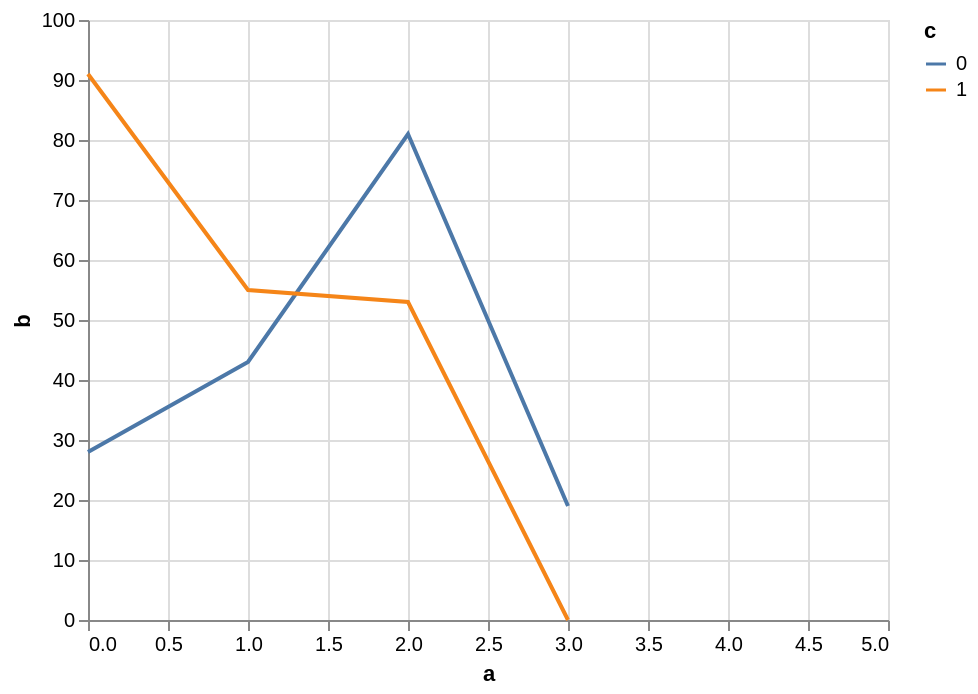

Write the Vega-Lite specification saved for this chart.
### Vega specification from a JSON file in a GitHub repository (floating-point values rounded to 4 significant figures)
{"$schema": "https://vega.github.io/schema/vega/v5.json", "background": "white", "padding": 5, "width": 400, "height": 300, "style": "cell", "data": [{"name": "source_0", "values": [{"a": 0, "b": 28, "c": 0}, {"a": 0, "b": 91, "c": 1}, {"a": 1, "b": 43, "c": 0}, {"a": 1, "b": 55, "c": 1}, {"a": 2, "b": 81, "c": 0}, {"a": 2, "b": 53, "c": 1}, {"a": 3, "b": 19, "c": 0}]}, {"name": "data_0", "source": "source_0", "transform": [{"type": "formula", "expr": "toNumber(datum[\"a\"])", "as": "a"}, {"type": "impute", "field": "b", "key": "a", "method": "value", "groupby": ["c"], "value": 0}]}], "marks": [{"name": "pathgroup", "type": "group", "from": {"facet": {"name": "faceted_path_main", "data": "data_0", "groupby": ["c"]}}, "encode": {"update": {"width": {"field": {"group": "width"}}, "height": {"field": {"group": "height"}}}}, "marks": [{"name": "marks", "type": "line", "style": ["line"], "sort": {"field": "x"}, "from": {"data": "faceted_path_main"}, "encode": {"update": {"stroke": {"scale": "color", "field": "c"}, "description": {"signal": "\"a: \" + (format(datum[\"a\"], \"\")) + \"; b: \" + (format(datum[\"b\"], \"\")) + \"; c: \" + (isValid(datum[\"c\"]) ? datum[\"c\"] : \"\"+datum[\"c\"])"}, "x": {"scale": "x", "field": "a"}, "y": {"scale": "y", "field": "b"}, "defined": {"signal": "isValid(datum[\"a\"]) && isFinite(+datum[\"a\"]) && isValid(datum[\"b\"]) && isFinite(+datum[\"b\"])"}}}}]}], "scales": [{"name": "x", "type": "linear", "domain": {"data": "data_0", "field": "a"}, "range": [0, {"signal": "width"}], "nice": 1, "zero": false}, {"name": "y", "type": "linear", "domain": {"data": "data_0", "field": "b"}, "range": [{"signal": "height"}, 0], "nice": true, "zero": true}, {"name": "color", "type": "ordinal", "domain": {"data": "data_0", "field": "c", "sort": true}, "range": "category"}], "axes": [{"scale": "x", "orient": "bottom", "gridScale": "y", "grid": true, "tickCount": {"signal": "ceil(width/40)"}, "domain": false, "labels": false, "aria": false, "maxExtent": 0, "minExtent": 0, "ticks": false, "zindex": 0}, {"scale": "y", "orient": "left", "gridScale": "x", "grid": true, "tickCount": {"signal": "ceil(height/40)"}, "domain": false, "labels": false, "aria": false, "maxExtent": 0, "minExtent": 0, "ticks": false, "zindex": 0}, {"scale": "x", "orient": "bottom", "grid": false, "title": "a", "labelFlush": true, "labelOverlap": true, "tickCount": {"signal": "ceil(width/40)"}, "zindex": 0}, {"scale": "y", "orient": "left", "grid": false, "title": "b", "labelOverlap": true, "tickCount": {"signal": "ceil(height/40)"}, "zindex": 0}], "legends": [{"stroke": "color", "symbolType": "stroke", "title": "c"}]}
